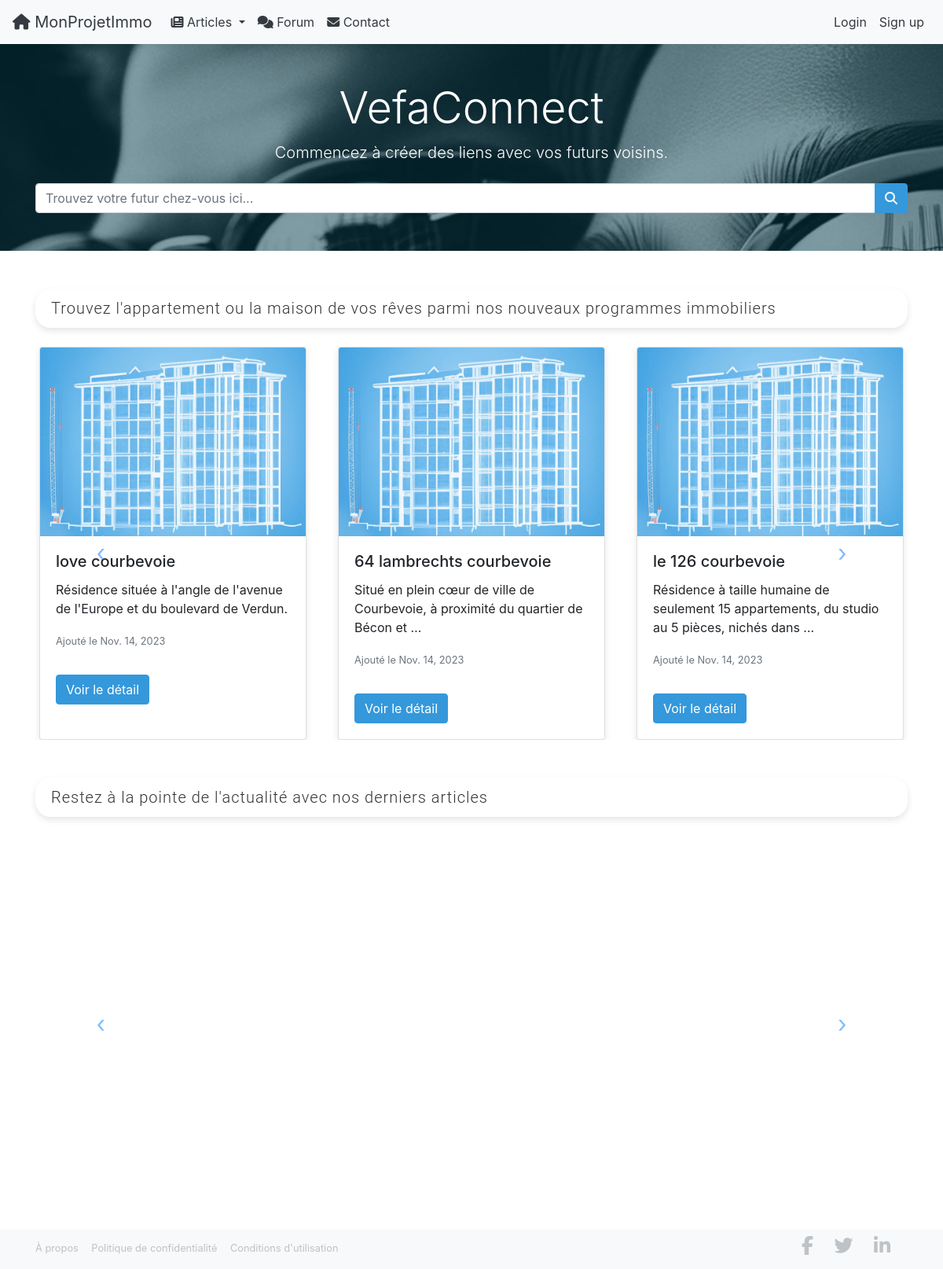
The app's page /, older data.
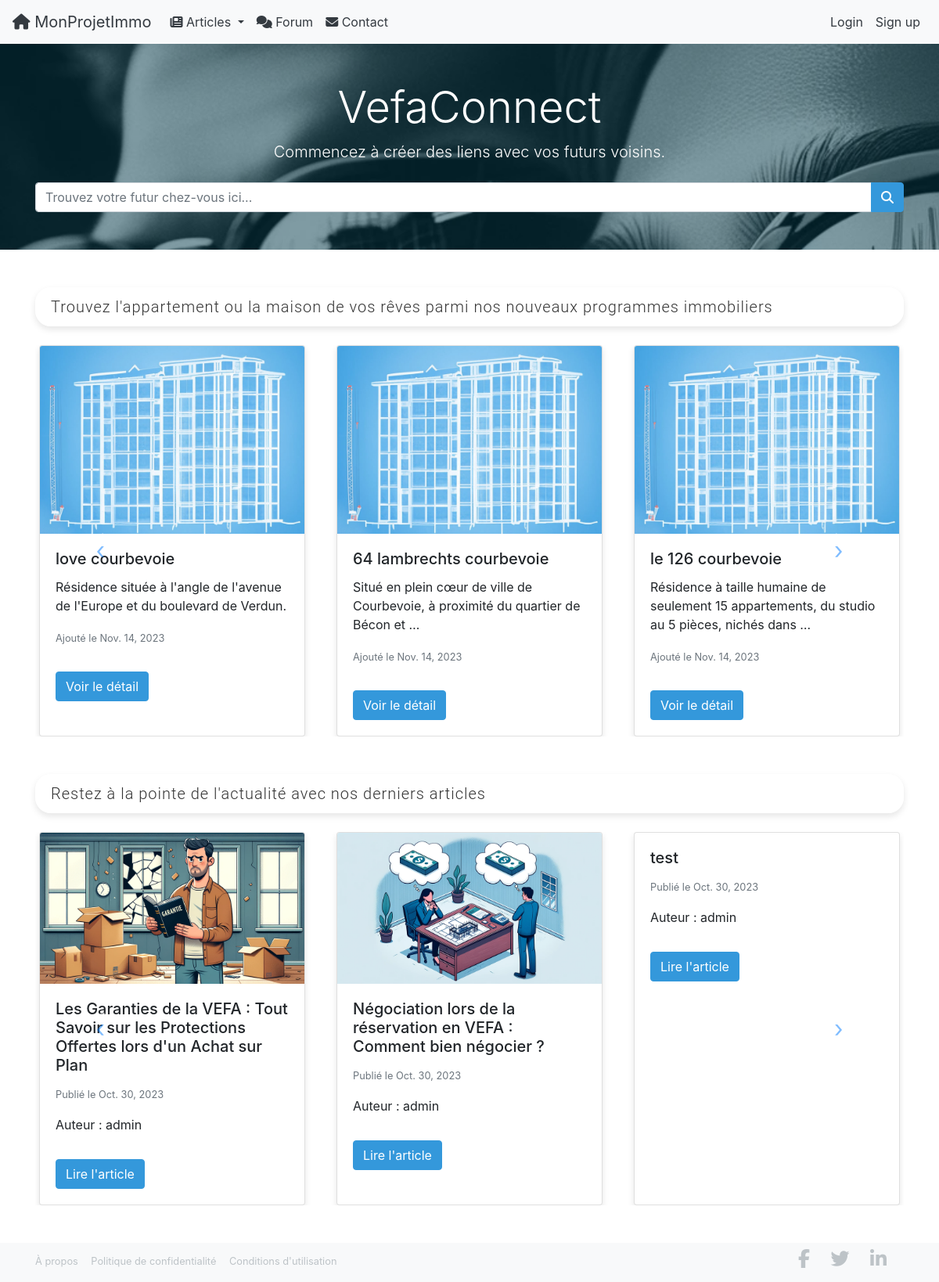
The same page, newer data.
### website/models.py (models this page shows, shortened)
class RealEstateProgram(models.Model):
    name = models.CharField(max_length=200)
    description = models.TextField(blank=True)
    developer = models.ForeignKey(RealEstateDeveloper, on_delete=models.CASCADE, related_name='programs')
    slug = models.SlugField(unique=True, editable=False)
    end_date = models.DateField(null=True, blank=True)
    new_end_date = models.DateField(null=True, blank=True)
    address = models.ForeignKey(Address, on_delete=models.CASCADE, null=True)
    image = models.ImageField(upload_to='program_images/', null=True, blank=True)
    validated = models.BooleanField(default=False, null=False)
    date_added = models.DateField(null=True, blank=True, auto_now_add=True)
    class Meta:
        constraints = [
            models.UniqueConstraint(fields=['name', 'address', 'developer'], name='unique_program')
        ]

class Article(models.Model):
    title = models.CharField(max_length=200)
    publication_date = models.DateField()
    author = models.ForeignKey('auth.User', on_delete=models.CASCADE)
    meta_description = models.CharField(max_length=160, blank=True, null=True)
    meta_keywords = models.CharField(max_length=255, blank=True, null=True)
    slug = models.SlugField(unique=True, blank=True, null=True)
    associated_articles = models.ManyToManyField('self', blank=True)
    category = models.ForeignKey(Category, on_delete=models.SET_NULL, null=True, blank=True)

class Section(models.Model):
    ARTICLE_SECTION_CHOICES = (
        ('text', 'Texte'),
        ('image', 'Image'),
    )
    IMAGE_POSITION_CHOICES = (
        ('title', 'Image de titre'),
        ('left', 'Image à gauche'),
        ('right', 'Image à droite'),
    )
    type = models.CharField(max_length=50, choices=ARTICLE_SECTION_CHOICES)
    image_position = models.CharField(max_length=50, choices=IMAGE_POSITION_CHOICES, blank=True, null=True, default='left') # Nouveau champ
    order = models.PositiveIntegerField(default=0) # Nouveau champ
    article = models.ForeignKey(Article, on_delete=models.CASCADE)
    content = RichTextUploadingField(blank=True, null=True)
    image = models.ImageField(upload_to='articles/sections/', blank=True, null=True)
    caption = models.TextField(blank=True)        # Légende pour l'image
    alt_text = models.CharField(max_length=255, blank=True)   # Texte alternatif pour l'image

### website/views.py (the view)
# urls.py: 2. Add a URL to urlpatterns:  path('', views.home, name='home')
def home(request):
    articles = Article.objects.all().order_by('-publication_date').prefetch_related('section_set')[:6]
    realEstatesPrograms = RealEstateProgram.objects.filter(validated=True).order_by('-date_added')[:6]
    user_programs = []
    if request.user.is_authenticated:
        try:
            profile = request.user.userprofile  # accède au profil de l'utilisateur
            user_programs = profile.followed_programs.all().order_by('-date_added')[:6]
        except UserProfile.DoesNotExist:
            pass  # le profil n'existe pas pour cet utilisateur
    for article in articles:
        article.main_image = article.section_set.filter(type="image", image_position="title").first()
    return render(request, 'home.html', {'articles': articles, 'realEstatesPrograms': realEstatesPrograms, 'user_programs': user_programs})

### VefaConnect/context_processors.py (called while the page is built)
def categories(request):
    return {
        'categories': Category.objects.all()
    }

### website/templates/home.html (shortened to what the changed rows need)
{% extends 'base.html' %}
{% load static %}
{% block content %}
    <section class="hero d-flex align-items-center text-center py-5" style="background-image: url('/media/website_image/main_photo.jpg'); background-attachment: fixed; background-size: cover; position: relative;">
        <div class="container position-relative">
            <h1 class="display-4 text-white">VefaConnect</h1>
        </div>
    </section>
<div class="container my-5">
    <div id="realEstateProgramsCarousel" class="carousel slide" data-ride="carousel">
        <div class="carousel-inner">
            {% for program in realEstatesPrograms %}
            {% if forloop.counter0|divisibleby:3 %}
            <div class="carousel-item {% if forloop.first %}active{% endif %}">
                <div class="row">
            {% endif %}
            <div class="col-md-4">
                <div class="card h-100">
                    {% if program.image %}
                    <img src="{{ program.image.url }}" alt="{{ program.name }}" class="card-img-top">
                    {% endif %}
                    <div class="card-body">
                        <h5 class="card-title">{{ program.name }}</h5>
                        <p class="card-text">{{ program.description|truncatewords:15 }}</p>
                        <p class="card-text"><small class="text-muted">Ajouté le {{ program.date_added }}</small></p>
                        <a href="{% url 'program_detail' slug=program.slug %}" class="btn btn-primary mt-3">Voir le détail</a>
                    </div>
                </div>
            </div>
            {% if forloop.counter|divisibleby:3 or forloop.last %}
                </div>
            </div>
            {% endif %}
            {% endfor %}
        </div>
    </div>
</div>
{% if not user.is_authenticated %}
    <div class="container my-5">
        <div id="articlesCarousel" class="carousel slide" data-ride="carousel">
            <div class="carousel-inner">
                {% for article in articles %}
                {% if forloop.counter0|divisibleby:3 %}
                <div class="carousel-item {% if forloop.first %}active{% endif %}">
                    <div class="row">
                {% endif %}
                <div class="col-md-4">
                    <div class="card h-100">
                        {% if article.main_image %}
                        <img src="{{ article.main_image.image.url }}" alt="{{ article.main_image.alt_text }}" class="card-img-top">
                        {% endif %}
                        <div class="card-body">
                            <h5 class="card-title">{{ article.title }}</h5>
                            <p class="card-text"><small class="text-muted">Publié le {{ article.publication_date }}</small></p>
                            <p class="card-text">Auteur : {{ article.author.username }}</p>
                            <a href="{% url 'article_detail' category_slug=article.category.slug slug=article.slug %}" class="btn btn-primary mt-3">Lire l'article</a>
                        </div>
                    </div>
                </div>
                {% if forloop.counter|divisibleby:3 or forloop.last %}
                    </div>
                </div>
                {% endif %}
                {% endfor %}
            </div>
        </div>
    </div>
    {% endif %}
{% endblock %}

Row changes from the older to the newer data that the page shows:
no longer on this page (row unchanged): Article: main_image.image (picture), title "5 Points Clés à Vérifier Avant de Choisir Son Programme Immobilier"
added Article: main_image.image (picture), title "Les Garanties de la VEFA : Tout Savoir sur les Protections Offertes lors d'un Achat sur Plan", publication_date "Oct. 30, 2023", author.username "admin"
added Article: main_image.image (picture), title "Négociation lors de la réservation en VEFA : Comment bien négocier ?", publication_date "Oct. 30, 2023", author.username "admin"
added Article: title "test", publication_date "Oct. 30, 2023", author.username "admin"
